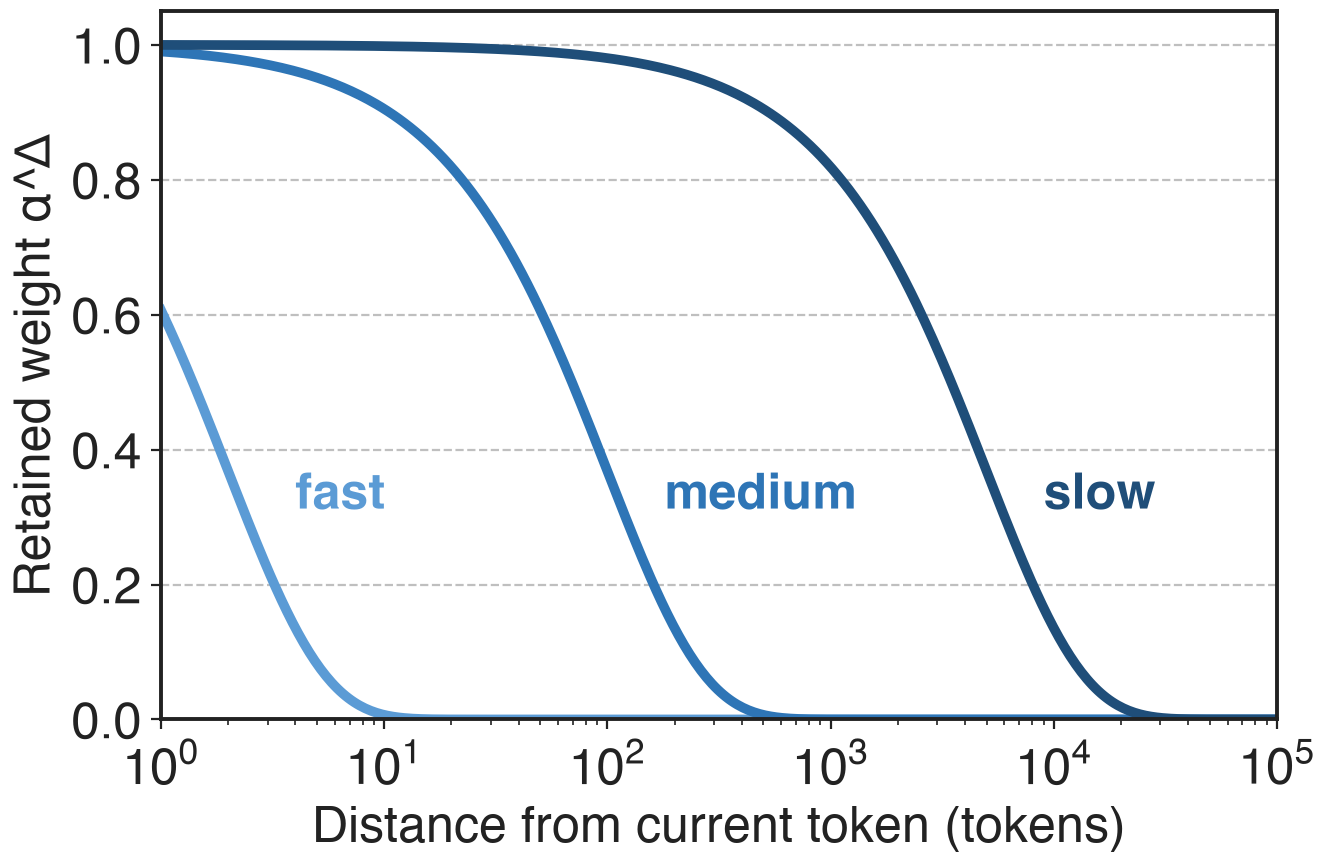

Write the Python code that produced this figure.
"""Analytic illustration: per-channel retention alpha^distance for three illustrative constant log-decays g
(alpha = exp(g)), Shows that channels with different decay rates keep
different memory horizons (the RoPE-like multi-scale role, Kimi Linear Sec. 6.1). Values are illustrative, not measured."""
import sys, pathlib; sys.path.insert(0, str(pathlib.Path(__file__).resolve().parents[3] / "scripts"))
import numpy as np
import slidechart as sc
sc.setup()
fig, ax = sc.figure("right")
d = np.logspace(0, 5, 400)
lines = [(-0.5, "fast", "#5B9BD5", (4, 0.30), "left"), (-0.01, "medium", "#2E75B6", (180, 0.30), "left"),
         (-0.0002, "slow", sc.ACCENT, (9000, 0.30), "left")]
for g, name, col, pos, ha in lines:
    y = np.exp(g * d)
    ax.plot(d, y, color=col, lw=3.5)
    ax.text(pos[0], pos[1], name, fontsize=18, color=col, fontweight="bold", ha=ha, va="bottom")
ax.set_xscale("log")
ax.set_xlim(1, 1e5)
ax.set_ylim(0, 1.05)
ax.set_xlabel("Distance from current token (tokens)")
ax.set_ylabel("Retained weight α^Δ")
sc.save(fig, __file__)
